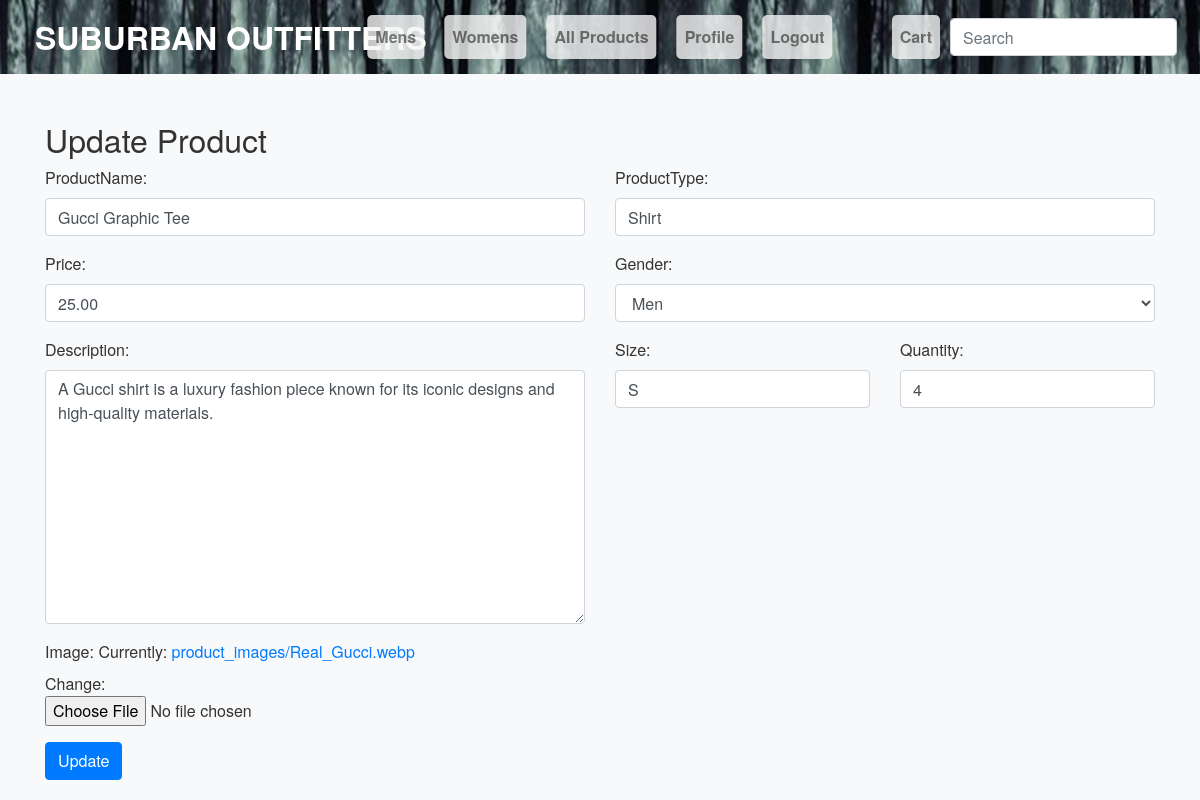
Screenshot of /customers/product_update/1/ with the database file from the repository.
### customer/models.py (models this page shows, shortened)
class Product(models.Model):
    GENDER_CHOICES = (
        ('M', 'Men'),
        ('W', 'Women'),
    )
    productName = models.CharField(max_length=200)
    productType = models.CharField(max_length=200)
    price = models.DecimalField(max_digits=10, decimal_places=2, default=0.00)
    gender = models.CharField(max_length=1, choices=GENDER_CHOICES, default='M')
    description = models.TextField(default='No description provided.')
    size = models.CharField(max_length=50, blank=True)
    quantity = models.IntegerField(default=0)
    image = models.ImageField(upload_to='product_images/', default='default.jpg')

### customer/views.py (the view, shortened to what this page needs)
# urls.py: path('product_update/<int:product_id>/', views.ProductUpdate.as_view(), name='product_update'),
class ProductUpdate(View):
    def get(self, request, product_id):
        product = Product.objects.get(pk=product_id)
        form = ProductForm(instance=product)
        return render(request, 'product_update.html', {'product': product, 'form': form})

### customer/forms.py
class ProductForm(forms.ModelForm):
    class Meta:
        model = Product
        fields = ['productName', 'productType', 'price', 'gender', 'description', 'size', 'quantity', 'image']

### customer/context_processors.py (called while the page is built)
def categories(request):
    return {
        'categories': Category.objects.all()
    }

### templates/product_update.html (shortened to what this page needs)
{% load static %}
{% load widget_tweaks %}
<!DOCTYPE html>
<html lang="en">
<head>
    <link href="https://stackpath.bootstrapcdn.com/bootstrap/4.5.2/css/bootstrap.min.css" rel="stylesheet">
    {% load static %}
    <link href="{% static 'css/styles.css' %}" rel="stylesheet">
</head>
<body>
    {% include "nav.html" %}
    <div class="container mt-3">
        <a href="{% url 'product_list' %}" class="text-decoration-none">
            <h2>Update Product</h2>
        </a>
        <form method="post" enctype="multipart/form-data" class="needs-validation" novalidate>
            <div class="row">
                <div class="col-md-6 mb-3">
                    {{ form.productName.label_tag }}
                    {{ form.productName|add_class:"form-control" }}
                </div>
                <div class="col-md-6 mb-3">
                    {{ form.productType.label_tag }}
                    {{ form.productType|add_class:"form-control" }}
                </div>
            </div>
            <div class="row">
                <div class="col-md-6 mb-3">
                    {{ form.price.label_tag }}
                    {{ form.price|add_class:"form-control" }}
                </div>
                <div class="col-md-6 mb-3">
                    {{ form.gender.label_tag }}
                    {{ form.gender|add_class:"form-control" }}
                </div>
            </div>
            <div class="row">
                <div class="col-md-6 mb-3">
                    {{ form.description.label_tag }}
                    {{ form.description|add_class:"form-control" }}
                </div>
                <div class="col-md-3 mb-3">
                    {{ form.size.label_tag }}
                    {{ form.size|add_class:"form-control" }}
                </div>
                <div class="col-md-3 mb-3">
                    {{ form.quantity.label_tag }}
                    {{ form.quantity|add_class:"form-control" }}
                </div>
            </div>
            <div class="mb-3">
                {{ form.image.label_tag }}
                {{ form.image|add_class:"form-control-file" }}
            </div>
            <button type="submit" class="btn btn-primary" id="updateButton">Update</button>
        </form>
    </div>
</body>
</html>

### static/css/styles.css (style rules this page uses)
body { background-color: #f8f9fa; color: #333; font-family: 'Helvetica Neue', Helvetica, Arial, sans-serif; margin-top: 120px; }
h1, h2, h3, h4, h5, h6 { color: #333; }
.mt-3 { margin-top: 1rem; }
.mb-3 { margin-bottom: 1rem; }
input[type="text"], input[type="email"], input[type="password"], textarea, select { border-radius: 0.25rem; border: 1px solid #ced4da; padding: 0.375rem 0.75rem; }

### rows the page displays
Product: productName "Gucci Graphic Tee", productType "Shirt", price "25.00", gender "Men", description "A Gucci shirt is a luxury fashion piece known for its iconic designs and high-quality materials.", size "S", quantity "4"
